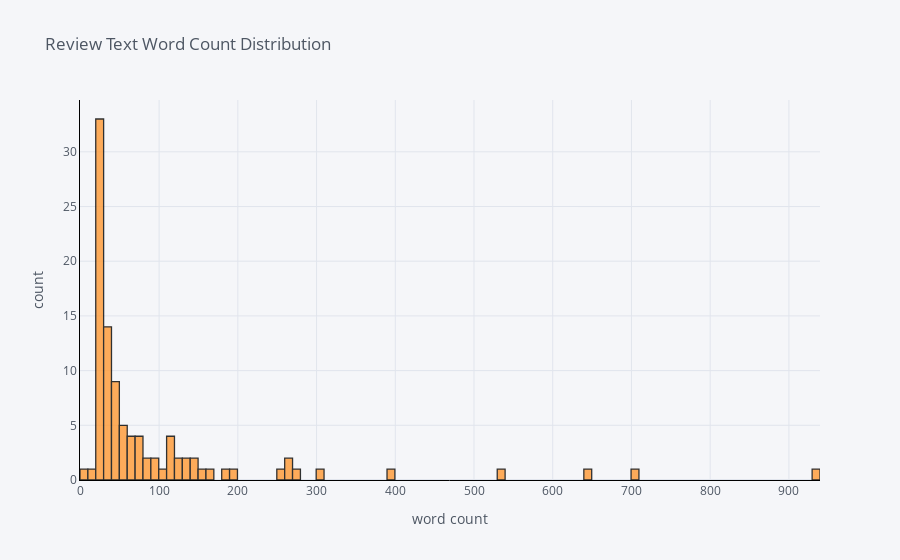

Notebook source saved alongside this figure:
### Code cell
#The distribution of review word count

Corpus['word_count'].iplot(
    kind='hist',
    bins=100,
    xTitle='word count',
    linecolor='black',
    yTitle='count',
    title='Review Text Word Count Distribution')

### Figure 1 — Plotly figure (JSON) as saved in the notebook; plotly's stock layout.template omitted (floating-point values rounded to 4 significant figures)
{"data": [{"histfunc": "count", "histnorm": "", "marker": {"color": "rgba(255, 153, 51, 1.0)", "line": {"color": "#000000", "width": 1.3}}, "name": "word_count", "nbinsx": 100, "opacity": 0.8, "orientation": "v", "type": "histogram", "x": [118, 53, 53, 646, 62, 136, 81, 139, 77, 80, 268, 266, 18, 37, 24, 29, 396, 118, 95, 270, 63, 122, 31, 142, 250, 20, 104, 20, 162, 37, 49, 36, 39, 52, 931, 43, 77, 24, 97, 25, 147, 46, 20, 34, 28, 64, 51, 23, 700, 31, 301, 122, 66, 538, 42, 40, 25, 27, 22, 21, 21, 70, 47, 30, 20, 50, 36, 23, 44, 159, 192, 25, 26, 25, 26, 27, 26, 34, 8, 39, 29, 22, 20, 33, 21, 21, 21, 70, 23, 26, 25, 24, 38, 29, 112, 45, 42, 117, 33, 188]}], "layout": {"barmode": "overlay", "legend": {"bgcolor": "#F5F6F9", "font": {"color": "#4D5663"}}, "paper_bgcolor": "#F5F6F9", "plot_bgcolor": "#F5F6F9", "title": {"font": {"color": "#4D5663"}, "text": "Review Text Word Count Distribution"}, "xaxis": {"gridcolor": "#E1E5ED", "linecolor": "black", "showgrid": true, "tickfont": {"color": "#4D5663"}, "title": {"font": {"color": "#4D5663"}, "text": "word count"}, "zerolinecolor": "#E1E5ED"}, "yaxis": {"gridcolor": "#E1E5ED", "linecolor": "black", "showgrid": true, "tickfont": {"color": "#4D5663"}, "title": {"font": {"color": "#4D5663"}, "text": "count"}, "zerolinecolor": "#E1E5ED"}}}
